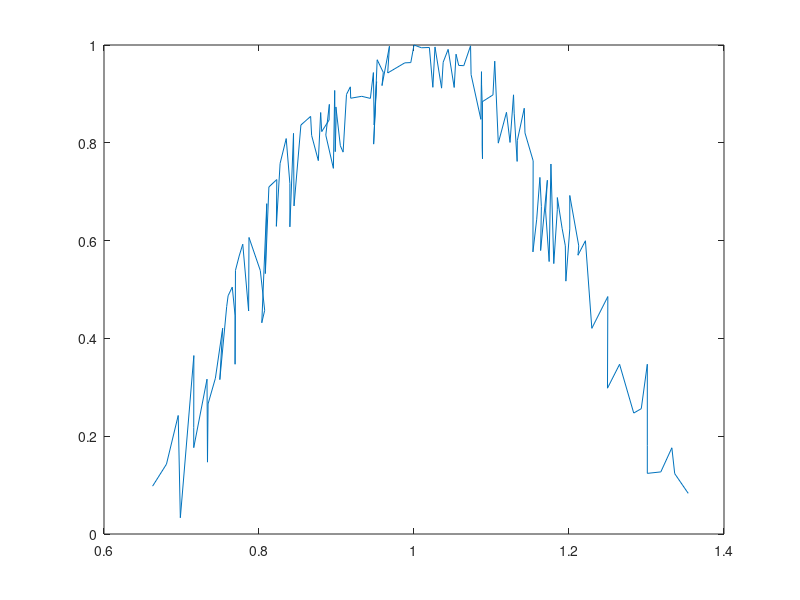

Reproduce this figure in MATLAB. (Note: this script raises an error after producing the figure.)
function [force_length_regression] = get_muscle_force_length_regression()
%%% TASK 2

%-similar to velocity regression: need to extract data (look at figure and
%the gaussian type bump, extrace data pts with webplot and select points,
%need to calibrate webplotter, so check after that extracted data matches
%og graph); length not normalized, so need to normalizze it by shifintg max
%force to 1 then set length that correspoinds to max force is also 1; then
%use fit fct in matlab (different from velocity part) and provide with x
%and y and gaussian fct; 

% Input Parameters
% data(:,1): samples of an independent variable
% data(:,2): corresponding samples of a dependent variable

% Output
% force_length_regression: the genered Gaussian model

%     WRITE CODE HERE
%      1) Use WebPlotDigitizer to extract force-length points
%     from Winters et al. (2011) Figure 3C, which is on Learn. Click
%     "View Data", select all, cut, and paste below. 
%     2) Normalize the data so optimal length = 1 and peak = 1. 
%     3) Return a Regression object that  uses Gaussian basis functions.

% Define data points
data = [37.39300371311315, 9.749579831932778
38.402872777017784, 14.235152646917342
39.25737736955247, 24.15178960473078
39.412741840922415, 3.3097416744475368
40.39671682626539, 36.36339869281048
40.38808546674484, 21.67361759518623
40.38808546674484, 17.593733789812234
41.35479773304671, 31.553314659197028
41.389323171128915, 14.642581180620411
41.43247996873168, 26.518892001244936
41.96474713916574, 31.73953038005324
42.49413718975963, 41.93050775865902
42.286984561266365, 31.460939931528188
42.787603413458406, 46.3557573152718
42.89117972770504, 48.55191409897293
43.19327731092437, 50.31528166822285
43.40042993941763, 44.465981948334914
43.39807593227566, 34.59178338001868
43.42632401797928, 53.72104990144207
43.69677328295659, 56.656670569462364
43.957152628493255, 59.05788982259571
44.3844049247606, 45.44292717086836
44.41029900332226, 60.42884808244287
45.23492581290118, 53.689243218654994
45.55333761411541, 45.58003328315455
45.34248583154192, 43.04077186430128
45.70500293140512, 67.31613049260109
45.60142661715849, 53.0700280112045
45.86036740277506, 70.72019919078744
46.435488516091866, 72.22927580388884
46.404143052569864, 62.690196078431384
46.67603087746726, 75.51213818860879
47.120545892775716, 80.58070388649288
47.38811803791283, 71.4113600995954
47.38811803791283, 62.59122315592906
47.65223763924175, 81.64186118892003
47.690215621132175, 66.84925822180725
48.190834473324216, 83.34034650897397
48.89860595400951, 85.09601618425148
48.971972509934204, 81.21957671957674
49.45964432284541, 76.08453159041395
49.62980541053631, 85.88732826463921
49.70563806918116, 81.9998132586368
50.24164549540747, 84.34547152194213
50.26236075825679, 87.5503090124939
50.003419972640216, 81.27731092436976
50.55582698195557, 74.5104955562472
50.65077193668165, 90.38611889200126
50.69146263156425, 77.9122315592904
50.754348250928274, 85.01613089680319
50.73881180379128, 87.0210395269219
51.06308534147111, 79.1115803586392
51.26359846264087, 77.81325863678806
51.50926023361043, 89.56997294644356
51.79011139339457, 91.1201680672269
51.81600547195622, 88.79925303454716
52.6187219073676, 89.19052598817305
53.24881115236792, 88.76626206037972
53.469527345822044, 94.02911355018199
53.525014657025594, 83.34474530552964
53.70257405287697, 92.17847138855544
53.48617353918311, 79.44631185807657
53.74411839870116, 96.64352783848582
54.18962934010814, 94.05272528764593
54.09468438538205, 91.37254901960786
54.63846003517686, 99.40255213196392
54.508989642368576, 93.94584500466854
55.75190541332812, 96.00628130039897
56.19210474887629, 96.06276584707959
56.4251514559312, 99.64488583312114
56.96211287452557, 99.08514423313187
57.543775649794796, 99.13937841803389
57.79753761969904, 91.02449424214132
57.95290209106898, 99.25079365079367
58.433381104379734, 90.85202476052152
58.5484658979871, 96.1310257436308
58.9109829978503, 98.76042780748665
59.35118233339847, 90.99150326797387
59.4858315419191, 97.77609710550888
59.68040704653954, 95.48487394957985
60.050322454563215, 95.43439775910366
60.5423099472347, 99.4751322751323
60.581151065077194, 93.62418300653596
61.29323822552276, 84.49842967490028
61.33812129502964, 94.21197219628593
61.34502638264608, 91.6496732026144
61.396814539769395, 87.0210395269219
61.38990945215295, 78.94704844900926
61.411611156090345, 76.46062869592282
61.396814539769395, 88.08664799253036
62.173636896619115, 89.4740684152449
62.3031072894274, 96.35583566760039
62.56204807504396, 79.64623716153129
63.15761188196208, 85.93053787171436
63.41655266757866, 79.78957999866614
63.670785438911295, 89.49386299974537
63.71757133085792, 85.7535969943533
63.934434238811804, 75.9225758990465
63.94594271817253, 80.16478196216761
64.45231581004495, 86.76114396375836
64.50410396716826, 81.73588546529724
65.09966777408637, 76.05648926237163
65.08413132694939, 57.4842203548086
65.35860855970294, 64.1450980392157
65.59165526675787, 72.66666666666669
65.6984683408247, 66.71220821662
65.64344342388118, 57.76417233560092
66.13543091655266, 72.09262371615314
66.00596052374438, 65.83753501400561
66.26490130936095, 55.51735845853494
66.39437170216924, 75.39666977902272
66.6015243306625, 55.09897292250234
66.86046511627906, 66.14765017117959
66.86046511627906, 68.55929038281981
67.20818559982132, 62.28747054377307
67.44190488034538, 58.72626626408139
67.48192300175884, 51.526050420168076
67.76675786593707, 62.169195759111744
67.76675786593707, 68.98267455130203
68.41928864569083, 58.72072206660444
68.36232167285519, 56.80625583566761
68.90609732264998, 59.7577697745765
69.37219073675982, 41.90708202472909
70.53742427203439, 48.38530967942734
70.51153019347274, 29.71241830065361
71.39192886456908, 34.580086580086586
72.42251319132303, 24.645004668534085
72.97146765683017, 25.535760971055097
73.41166699237834, 34.59208329796567
73.41166699237834, 17.989825425119548
73.41166699237834, 12.356166709107896
74.39564197772131, 12.65425182418646
75.1983584131327, 17.568440709617178
75.40551104162594, 12.308029878618129
76.38948602696892, 8.286430127606607];
% Normalization

A = [1 2; 3 4];

class(A)
plot(data(:,1), data(:,2));
[maxForce, maxPt] = max(data(:,2));

disp(data(maxPt, 2));
disp(data(maxPt, 1));
maxLength = data(maxPt, 1); 
for i = 1:size(data)
    
    data(i,1) = data(i,1)/maxLength;
    data(i,2) = data(i, 2)/maxForce;
end 
length = data(:,1);
force = data(:,2);

plot(length, force); 
% plot.show(); 

% Regression with "fit" function with "gauss2" option as model type
force_length_regression = fit(data(:,1),data(:,2),'gauss2');

end
